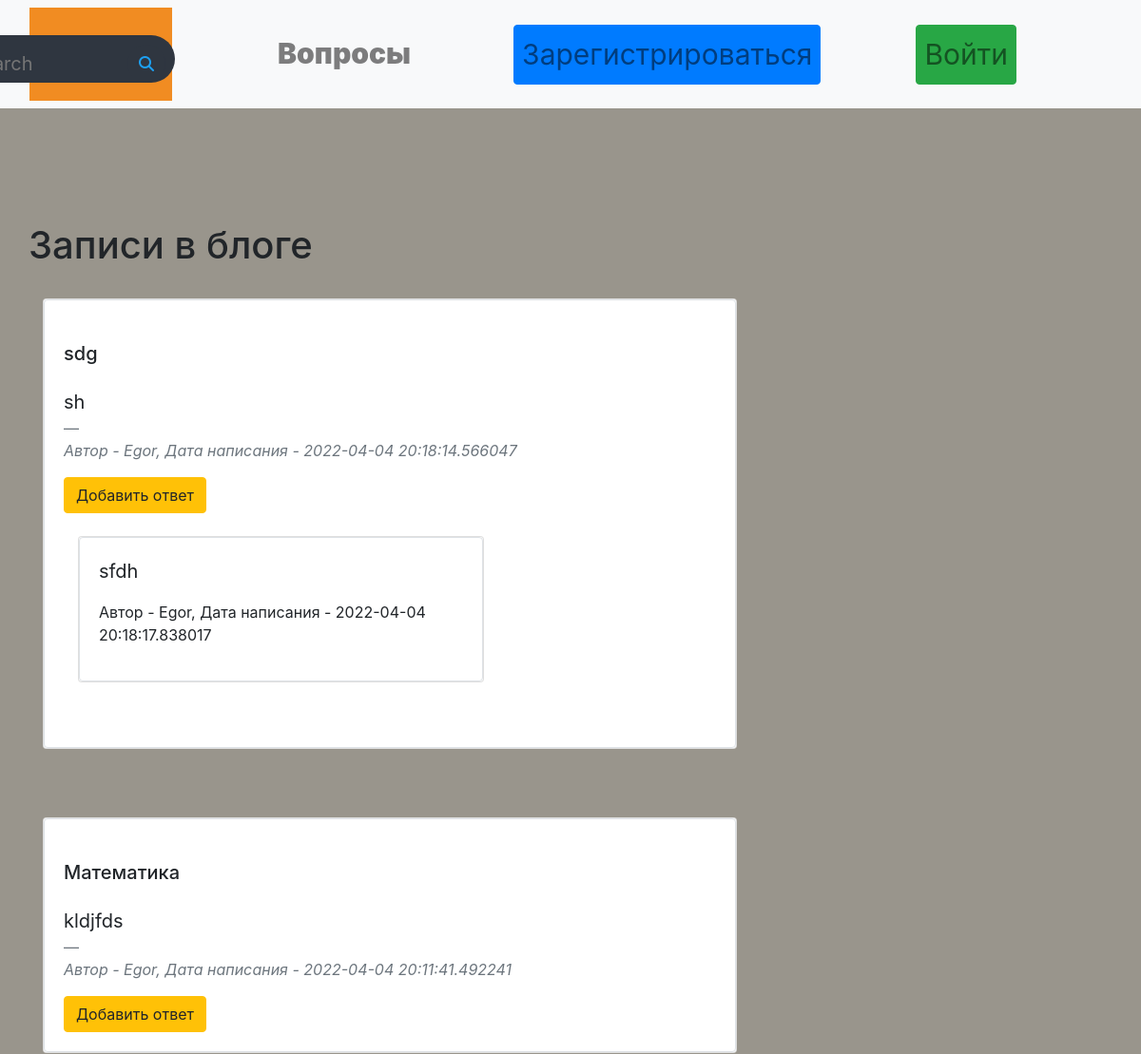
/tasks (upper part), run on an earlier commit of the app's database.
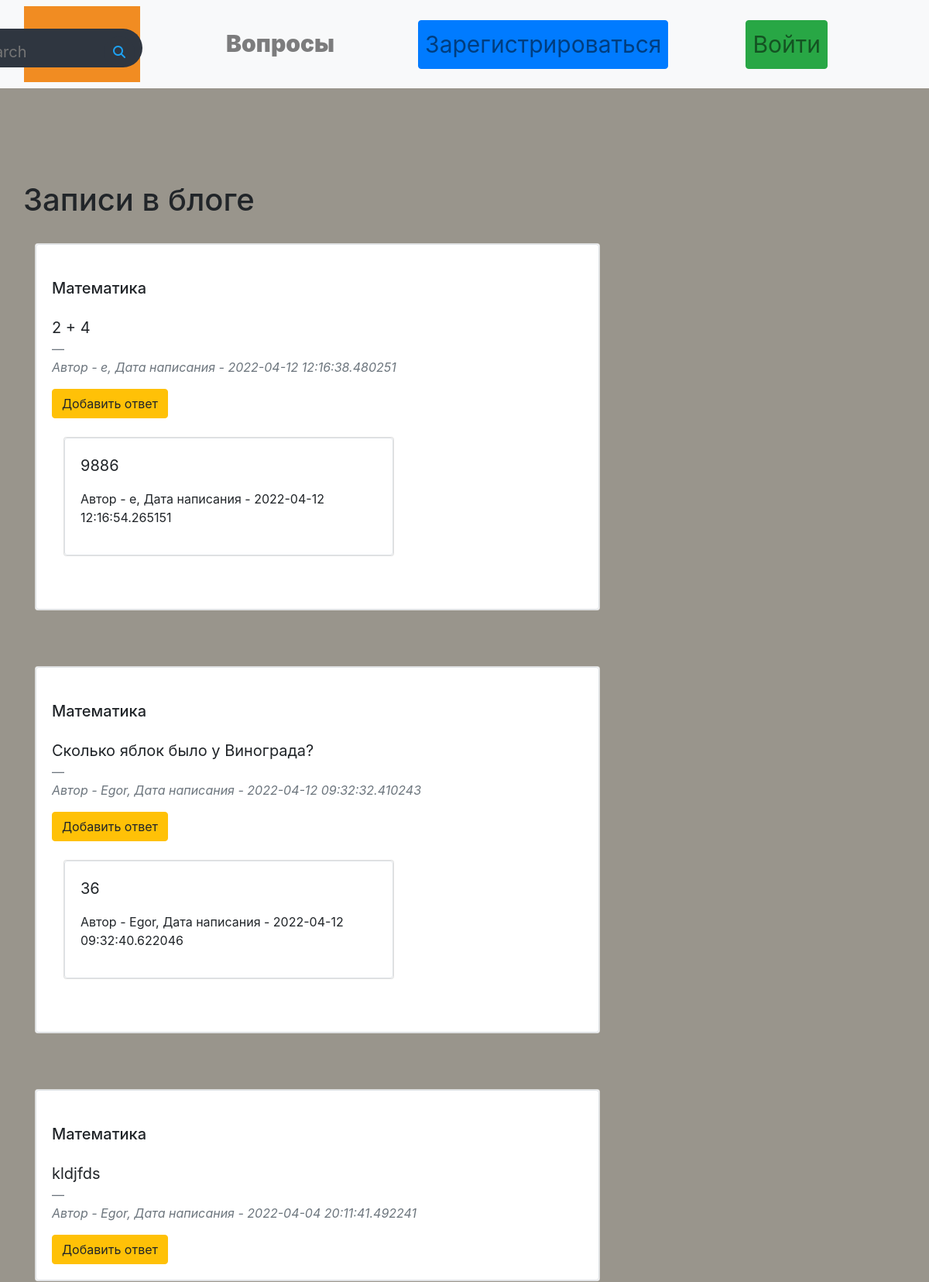
And on a later commit of the database.
### data/news.py (models this page shows)
class News(SqlAlchemyBase):
    __tablename__ = 'news'
    id = sqlalchemy.Column(sqlalchemy.Integer,
                           primary_key=True, autoincrement=True)
    title = sqlalchemy.Column(sqlalchemy.String, nullable=True)
    content = sqlalchemy.Column(sqlalchemy.String, nullable=True)
    created_date = sqlalchemy.Column(sqlalchemy.DateTime,
                                     default=datetime.datetime.now)
    is_private = sqlalchemy.Column(sqlalchemy.Boolean, default=True)
    user_id = sqlalchemy.Column(sqlalchemy.Integer,
                                sqlalchemy.ForeignKey("users.id"))
    user = orm.relation('User')

### data/users.py (models this page shows, shortened)
class User(SqlAlchemyBase, UserMixin):
    __tablename__ = 'users'
    id = sqlalchemy.Column(sqlalchemy.Integer,
                           primary_key=True, autoincrement=True)
    name = sqlalchemy.Column(sqlalchemy.String, nullable=True)
    about = sqlalchemy.Column(sqlalchemy.String, nullable=True)
    email = sqlalchemy.Column(sqlalchemy.String,
                              index=True, unique=True, nullable=True)
    hashed_password = sqlalchemy.Column(sqlalchemy.String, nullable=True)
    created_date = sqlalchemy.Column(sqlalchemy.DateTime,
                                     default=datetime.datetime.now)
    news = orm.relation("News", back_populates='user')
    quest = orm.relation("Quest", back_populates='user')

### data/quests.py (models this page shows)
class Quest(SqlAlchemyBase):
    __tablename__ = 'quest'
    id = sqlalchemy.Column(sqlalchemy.Integer,
                           primary_key=True, autoincrement=True)
    content = sqlalchemy.Column(sqlalchemy.String, nullable=True)
    created_date = sqlalchemy.Column(sqlalchemy.DateTime,
                                     default=datetime.datetime.now)
    user_id = sqlalchemy.Column(sqlalchemy.Integer,
                                sqlalchemy.ForeignKey("users.id"))
    news_id = sqlalchemy.Column(sqlalchemy.Integer,
                                sqlalchemy.ForeignKey("news.id"))
    user = orm.relation('User')

### main.py (the view)
@app.route("/tasks")
def index():
    db_sess = db_session.create_session()
    news = db_sess.query(News).filter(News.is_private != True)
    quest = db_sess.query(Quest)
    return render_template("tasks.html", news=news, quest=quest)

### data/db_session.py (called while the page is built)
def create_session() -> Session:
    global __factory
    return __factory()

### templates/tasks.html (shortened to what this page needs)
{% extends "base.html" %}
{% block content %}
<div class="container">
    <section class="mt-4">
        <div class="row">
            <h1>Записи в блоге</h1>
        </div>
    </section>
</div>
{% for item in news[::-1]%}
<div class="container">
    <section class="mt-4">
        <div class="row">
            <div class="col-md-8 mb-4">
                <div class="card mb-4 wow fadeIn">
                    <div class="col-md6 border rounded card-body">
                        <p class="h5 my-4">{{item.title}}</p>
                        <blockquote class="blockquote">
                            <p class="mb-0 ">
                                {{item.content}}
                            </p>
                            <footer class="blockquote-footer">
                                <cite title="Hello">
                                    {% if item.user.name[-4:] == "3.14"%}
                                        <div>
										    Автор - {{item.user.name[:-4]}}, Дата написания - {{item.created_date}}
                                        </div>
									{% else %}
									    <div>
										    Автор - {{item.user.name}}, Дата написания - {{item.created_date}}
                                        </div>
									{% endif %}
                                </cite>
                            </footer>
                        </blockquote>
                        <div>
                            <a href="/quests/{{ item.id }}" class="btn btn-warning">
                                Добавить ответ
                            </a>
                        <div>
                            {% for q in quest[::-1]%}
                                {% if item.id == q.news_id %}
                                <div class="container">
                                    <section class="mt-4">
                                        <div class="row">
                                            <div class="col-md-8 mb-4">
                                                <div class="card mb-4 wow fadeIn">
                                                    <div class="col-md6 border rounded card-body">
                                                        <blockquote class="blockquote">
                                                            <p class="mb-0 ">
                                                                {{q.content}}
                                                            </p>
                                                        </blockquote>
                                                        <p>
                                                            {% if item.user.name[-4:] == "3.14"%}
                                                                <div>
									                	            Автор - {{q.user.name[:-4]}}, Дата написания - {{q.created_date}}
                                                                </div>
                                                            {% else %}
									                            <div>
									                	            Автор - {{q.user.name}}, Дата написания - {{q.created_date}}
                                                                </div>
									                        {% endif %}
                                                        </p>
                                                    </div>
                                                </div>
                                            </div>
                                        </div>
                                    </section>
                                </div>
                                {% endif %}
                                {% endfor %}
                        </div>
                    </div>
                </div>
            </div>
        </div>
    </section>
</div>
{% endfor %}
{% endblock %}

### templates/base.html (shortened to what this page needs)
<!doctype html>
<html lang="en">
    <head>
        <link rel="stylesheet"
              href="https://stackpath.bootstrapcdn.com/bootstrap/4.4.1/css/bootstrap.min.css"
>
		<link rel="stylesheet" type="text/css" href="/static/css/style.css">
    </head>
    <body>
		<header>
			<nav class="navbar navbar-expand-md navbar-light bg-light sticky-top">
					{% if current_user.is_authenticated %}
					<div class="container-fluid">
						<a href="/" class="navbar-brad"><img src="/static/img/test-logo.jpg"></a>
						<div class="collapse navbar-collapse" id="navbarResponsive">
							<ul class="navbar-nav ml-auto">
								<li class="nav-item">
									<div class="search-box">
										<input class="search-txt" type="text" name="" placeholder="Type to search">
										<a href="/tasks" class="search-btn">
											<i class="fas fa-search"></i>
										</a>
									</div>
								</li>
								<li class="nav-item">
									<a href="/news" class="nav-link big-font-size">+</a>
								</li>
								<li class="nav-item">
									<a href="/tasks" class="nav-link big-font-size">Вопросы</a>
								</li>
								<li class="nav-item">
									{% if current_user.name[-4:] == "3.14"%}
										<a class="navbar-brand nav-link big-font-size" href="">{{ current_user.name[:-4]}}</a>
									{% else %}
									    <a class="navbar-brand nav-link big-font-size" href="">{{ current_user.name}}</a>
									{% endif %}
								</li>
								<li class="nav-item">
									<a class="navbar-brand nav-link big-font-size" href="/logout">Выход</a>
								</li>
							</ul>
						</div>
					</div>
				{% else %}
				<div class="container-fluid">
					<a href="/" class="navbar-brad"><img src="/static/img/test-logo.jpg"></a>
					<div class="collapse navbar-collapse" id="navbarResponsive">
						<ul class="navbar-nav ml-auto">
							<li class="nav-item">
								<div class="search-box">
									<input class="search-txt" type="text" name="" placeholder="Type to search">
									<a href="/tasks" class="search-btn">
										<i class="fas fa-search"></i>
									</a>
								</div>
							</li>
							<li class="nav-item">
								<a href="/tasks" class="nav-link big-font-size">Вопросы</a>
							</li>
							<li class="nav-item">
								<a href="/register" class="nav-link big-font-size btn btn-primary">Зарегистрироваться</a>
							</li>
							<li class="nav-item">
								<a href="/login" class="nav-link big-font-size btn btn-success">Войти</a>
							</li>
						</ul>
					</div>
				{% endif %}
                </div>
			</nav>
		</header>
		<main class="mt-5 pt-5">
			{% block content %}
			{% endblock %}
		</main>
	</body>
</html>

### static/css/style.css (style rules this page uses)
.navbar-nav li { padding-right: 100px; }
a { font-weight: 1000; }
.big-font-size { font-size: 30px; }
* { margin:0; padding:0; }
body { background-color: #99958C; }
.search-box { position: absolute; top: 50%; transform: translate(-100%, -40%); background: #2f3640; height: 50px; width: 300px; border-radius: 40px; padding: 10px; }
.search-btn { color: #1da1f3; float: right; width: 40px; height: 40px; border-radius: 50%; background: #2f3640; display: flex; justify-content: center; align-items: center; text-decoration: none; }
.search-txt { border: none; background: none; outline: none; float: left; padding: 0; color: white; font-size: 20px; transition: 0.4s; line-height: 40px; width: 220px; }

What changed in the data, as far as the page shows it:
removed News: title "sdg", content "sh", user "Egor", created_date "2022-04-04 20:18:14.566047"
no longer on this page (row unchanged): Quest: content "sfdh", user "Egor", created_date "2022-04-04 20:18:17.838017", shown under "sdg"
added News: title "Математика", content "2 + 4", user "e", created_date "2022-04-12 12:16:38.480251"
added Quest: content "9886", user "e", created_date "2022-04-12 12:16:54.265151", shown under "Математика"
added News: title "Математика", content "Сколько яблок было у Винограда?", user "Egor", created_date "2022-04-12 09:32:32.410243"
added Quest: content "36", user "Egor", created_date "2022-04-12 09:32:40.622046", shown under "Математика"
